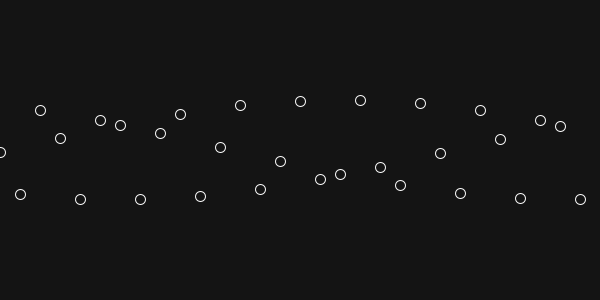
Frame 1 (no input)
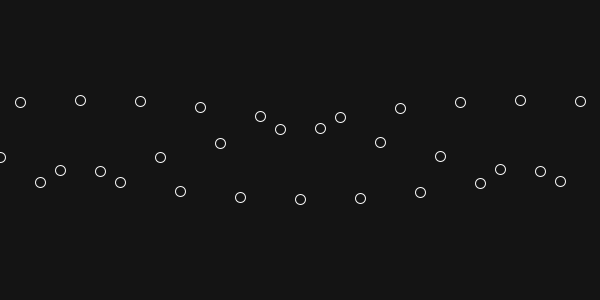
Frame 60 (the mouse pressed at the canvas centre just before this capture)
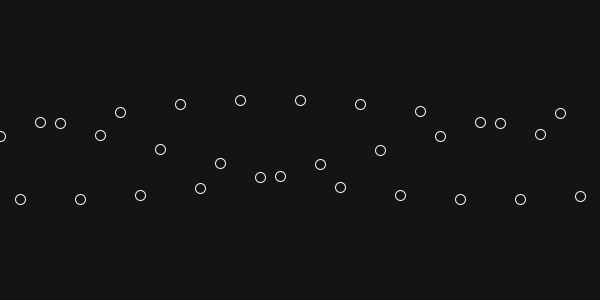
Frame 120 (the mouse held since frame 60 and released just before this capture)

The Processing sketch that drew these frames (run headless with seeded random() and noise(); from frame 60 on, the mouse is pressed at the canvas centre):

// Processing sketch: simple-waves
// ── simple-waves.pde
// Simple Waves
// The same single-loop idea as Loop Row, but instead of counting
// circles, sin() gives each one a smoothly changing height.

float waveSpeed = 0.05;
float waveAmplitude = 50;
float waveSpacing = 0.1;

void setup() {
  size(600, 300);
}

void draw() {
  background(20);
  noFill();
  stroke(245);

  float time = frameCount * waveSpeed;

  for (float x = 0; x < width; x += 20) {
    // sin() always returns a value between -1 and 1, moving smoothly
    // back and forth. Multiplying it by waveAmplitude turns that into
    // a height in pixels; adding it to the middle of the canvas turns
    // it into a y position.
    float y = height / 2 + sin(x * waveSpacing + time) * waveAmplitude;
    circle(x, y, 10);
  }
}
